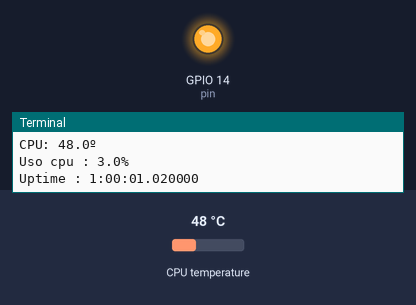
Recording of a program running on a simulated Raspberry Pi (BCM pin numbers). On the bench: output pins drawn as LEDs (lit = HIGH), the last lines printed to the terminal. Inputs (shaded band) come from the test bench; at power-on: CPU temperature 48 °C. System figures (address, load, memory, disk, uptime) are fixed made-up values.

Above: at 1.2 s.
1.3 s: CPU temperature set to 42 °C
8.0 s: CPU temperature set to 39 °C
At 13.2 s:
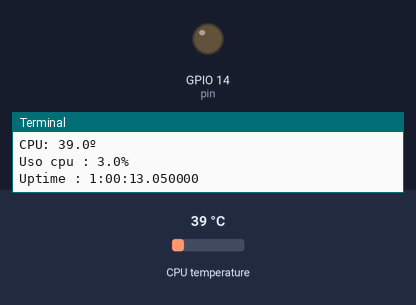
14.7 s: CPU temperature set to 44 °C
21.4 s: CPU temperature set to 47 °C
At 24.8 s:
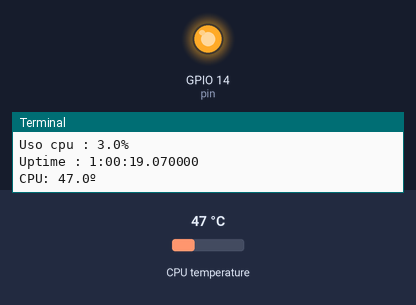
28.1 s: CPU temperature set to 31 °C
At 31.1 s:
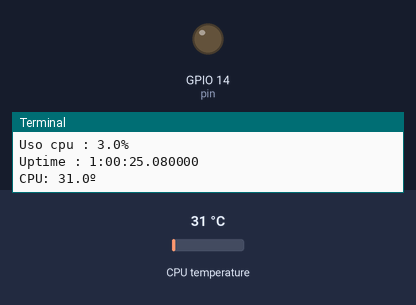
Timing chart, 0 to 32.6 s (numbered marks = the images above; inputs shaded):
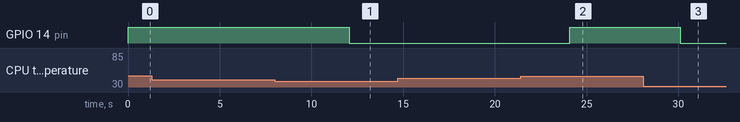

The program:

variables.py
```python
import subprocess
import os
import json
import requests
import RPi.GPIO as GPIO
import time
from time import sleep
import signal
import psutil
import sys
import datetime
from datetime import timedelta
import socket

pin = 14 # The pin ID, edit here to change it
maxTMP = 45 # The maximum temperature in Celsius after which we trigger the fan

def setup():
    GPIO.setmode(GPIO.BCM)
    GPIO.setup(pin, GPIO.OUT)
    GPIO.setwarnings(False)
    return()

def get_ip_address():
    ip_address = '';
    s = socket.socket(socket.AF_INET, socket.SOCK_DGRAM)
    s.connect(("8.8.8.8",80))
    ip_address = s.getsockname()[0]
    s.close()
    return(ip_address)

def cpu_temp():
	thermal_zone = subprocess.Popen(['cat', '/sys/class/thermal/thermal_zone0/temp'], stdout=subprocess.PIPE)
	out, err = thermal_zone.communicate()
	cpu_temp = int(out.decode())/1000
	return cpu_temp


def check_temp():
	cpu = cpu_temp()
	print ("CPU: "+str(cpu)+"º")
	if(float(cpu) > 45):
	     GPIO.output(14, True)#Ventilador on

	elif(float(cpu) <= 40):
		 GPIO.output(14, False) #Ventilador off


def get_cpuload():
    cpuload = psutil.cpu_percent(interval=1, percpu=False)
    return str(cpuload)

def get_uptime():
    with open('/proc/uptime', 'r') as f:
     uptime_seconds = float(f.readline().split()[0])
     uptime = (timedelta(seconds = uptime_seconds))
     return str(uptime)


try:
    print("Direccion IP : {0}".format(get_ip_address()))
    setup()
    while True:
        check_temp()
        #print(get_cpuload())
        print("Uso cpu : {0}".format(get_cpuload())+"%")
        print("Uptime : {0}".format(get_uptime()))
        sleep(5) # Read the temperature every 5 sec, increase or decrease this limit if you want
except KeyboardInterrupt: # trap a CTRL+C keyboard interrupt
    GPIO.cleanup() # resets all GPIO ports used by this program
```

Measured:
- the behaviour switches between 41 and 40 °C on CPU temperature (found by bisection; images 0 and 1)
- the behaviour switches between 45 and 46 °C on CPU temperature (found by bisection; images 1 and 2)
- after the input at 8.0 s, GPIO 14 (pin): HIGH → LOW after 4.0 s
- after the input at 21.4 s, GPIO 14 (pin): LOW → HIGH after 2.7 s
- after the input at 28.1 s, GPIO 14 (pin): HIGH → LOW after 2.0 s
